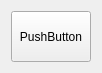
<?xml version="1.0" encoding="UTF-8"?>
<ui version="4.0">
 <class>CardWidget</class>
 <widget class="QWidget" name="CardWidget">
  <property name="geometry">
   <rect>
    <x>0</x>
    <y>0</y>
    <width>98</width>
    <height>73</height>
   </rect>
  </property>
  <property name="windowTitle">
   <string>Form</string>
  </property>
  <layout class="QGridLayout" name="gridLayout">
   <item row="0" column="0">
    <widget class="QPushButton" name="pushButton">
     <property name="sizePolicy">
      <sizepolicy hsizetype="MinimumExpanding" vsizetype="MinimumExpanding">
       <horstretch>0</horstretch>
       <verstretch>0</verstretch>
      </sizepolicy>
     </property>
     <property name="minimumSize">
      <size>
       <width>80</width>
       <height>0</height>
      </size>
     </property>
     <property name="maximumSize">
      <size>
       <width>70</width>
       <height>70</height>
      </size>
     </property>
     <property name="text">
      <string>PushButton</string>
     </property>
    </widget>
   </item>
  </layout>
 </widget>
 <resources/>
 <connections/>
</ui>
